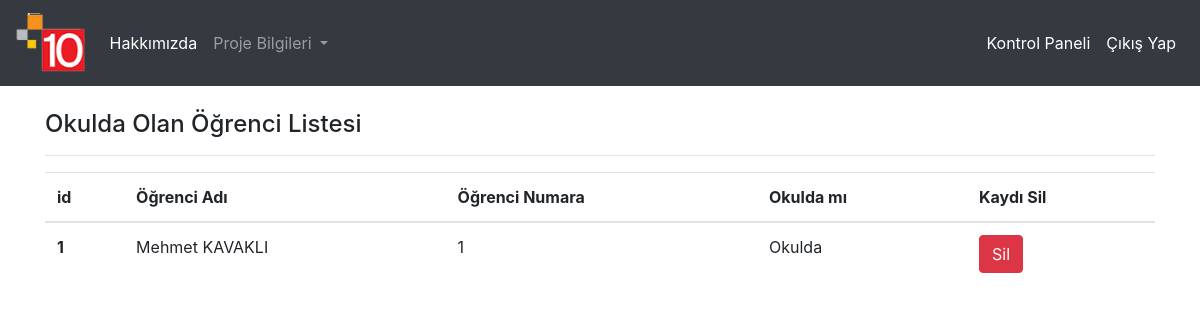
/yoklama (signed in), run on the app's committed database.
### web.py (models this page shows)
class Yoklama(db.Model):
    id = db.Column(db.Integer, primary_key=True)
    ad_soayd = db.Column(db.String(80))
    numara=db.Column(db.Integer)
    complete=db.Column(db.Boolean)

### web.py (the view)
@app.route("/yoklama")
@login_required
def yoklama():
    yoklama = Yoklama.query.all()#Yoklamam tablosundaki tüm kayıtları al
    return render_template("yoklama.html",yoklama=yoklama)

### web.py (called while the page is built)
def login_required(f):
    @wraps(f)
    def decorated_function(*args, **kwargs):
        if "logged_in" in session:
            return f(*args, **kwargs)
        else:
            flash("Bu sayfayı görüntülemek için lütfen giriş yapın.","danger")
            return redirect(url_for("login"))
    return decorated_function

### templates/yoklama.html
{% extends "layout.html" %}
{% block grup10elz %}
<h4>Okulda Olan Öğrenci Listesi </h4>
<hr>
  {% if yoklama == [] %}
        <div class="alert alert-warning" role="alert">
                Herhangi bir öğrenci okulda  bulunmuyor...
        </div>
        {% else %}
        <table class="table">
                <thead>
                  <tr>
                    <th scope="col">id</th>
                    <th scope="col">Öğrenci Adı</th>
                    <th scope="col">Öğrenci Numara</th>
                    <th scope="col">Okulda mı</th>
                    <th scope="col">Kaydı Sil</th>
                  </tr>
                </thead>
                <tbody>
                  {% for ogrenci in yoklama %}
                  <tr>
                        <th scope="row">{{ogrenci.id}}</th>
                        <td>{{ogrenci.ad_soayd}}</td>
                        <td>{{ogrenci.numara}}</td>
                        {% if ogrenci.complete == False %}
                        <td>Okulda Değil</td>
                        {% else %}
                        <td>Okulda</td>
                        {% endif %}
                        <td><a href="/delete/{{ogrenci.id}}" class ="btn btn-danger">Sil</a></td>
                    </tr>
                  {% endfor %}
                </tbody>
              </table>
        {% endif %}
{% endblock  %}

### data on the page
Yoklama: id "1", ad_soayd "Mehmet KAVAKLI", numara "1", complete "Okulda"
